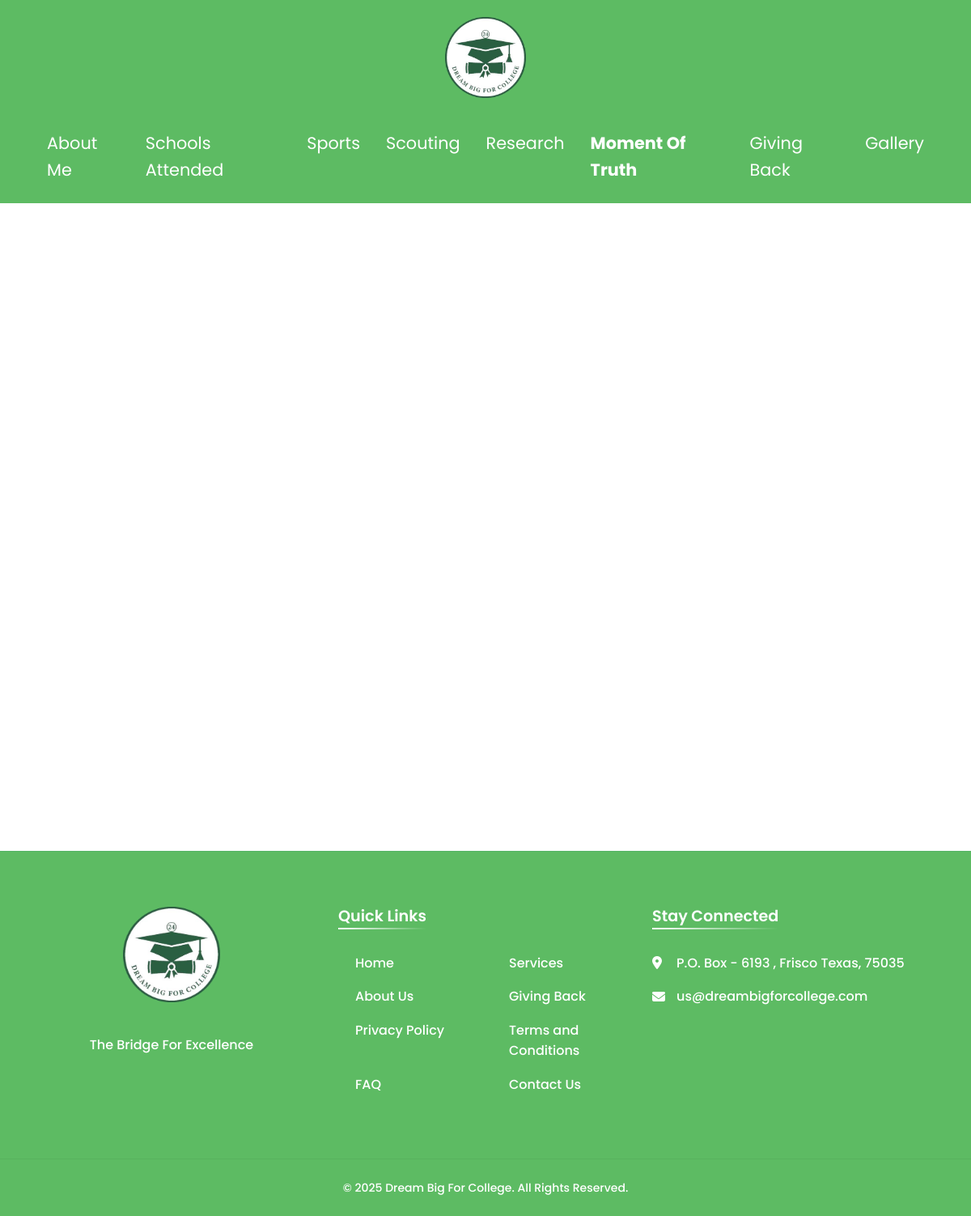
Page /moment_of_truth.php on the earlier database version.
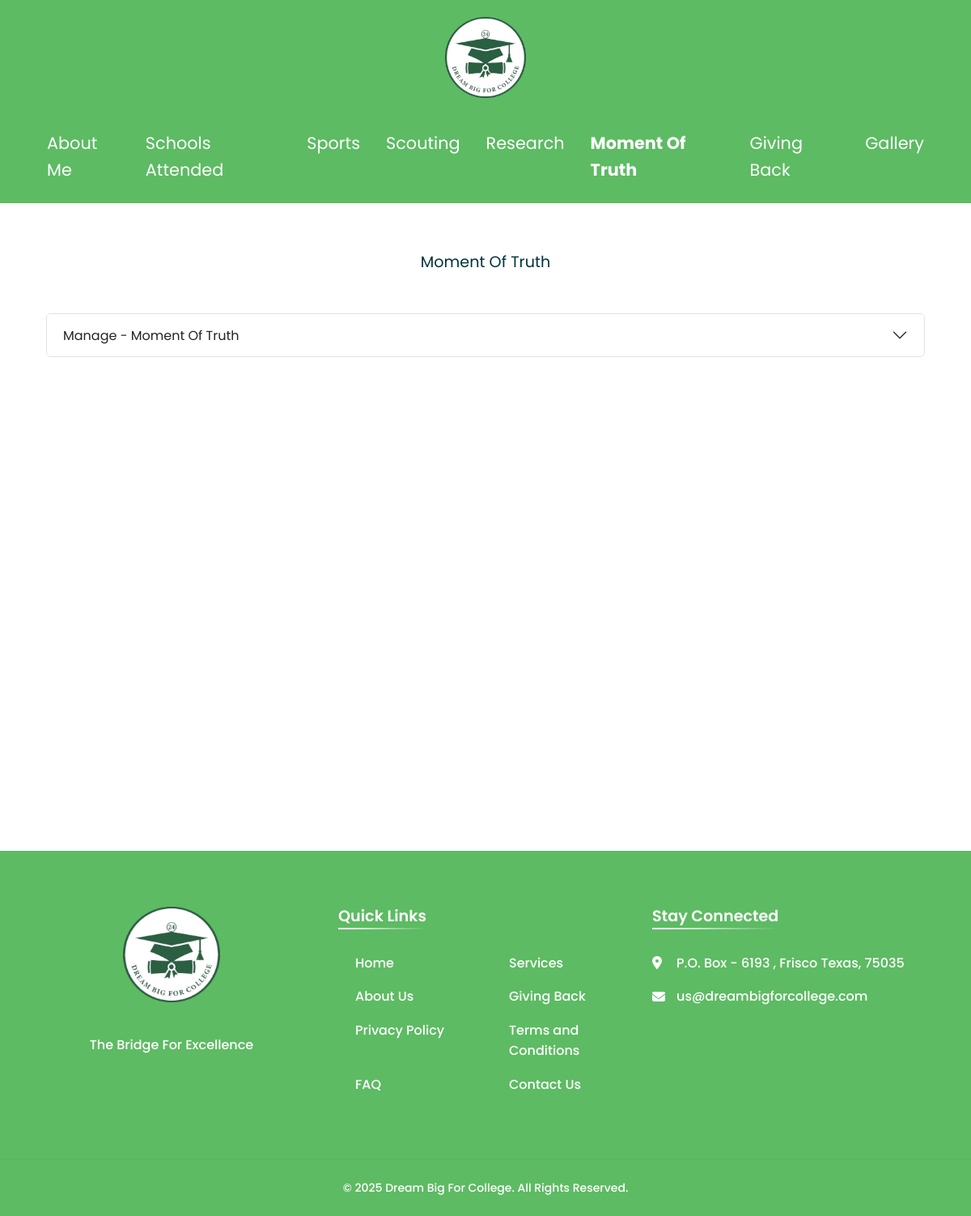
Same page on the later database version.
### tables this page shows
CREATE TABLE `sections` (
  `id` int(11) NOT NULL,
  `page_id` int(11) DEFAULT NULL,
  `slug` varchar(100) DEFAULT NULL,
  `title` varchar(255) DEFAULT NULL,
  `visible` tinyint(1) NOT NULL DEFAULT 1
);

### helper.php (the view, shortened to what this page needs)
<?php
function renderMediaSection($conn, $pageSlug, $sectionId, $sectionSlug, $sectionTitle)
{
    $accordionId = "accordion-" . $sectionSlug;
    $collapseId = "collapse-" . $sectionSlug;
    $headingId = "heading-" . $sectionSlug;
    $isAdminEditing = true;
    echo <<<HTML
    <section id="{$sectionSlug}" class="py-5">
        <div class="container">
            <p class="heading-3 text-center mb-5" data-aos="fade-up" data-aos-easing="linear" data-aos-duration="700">
                {$sectionTitle}
            </p>
HTML;
    if ($isAdminEditing) {
        echo <<<HTML
                <div class="row mb-4">
                    <div class="col-md-12">
                        <div class="accordion" id="{$accordionId}">
                            <div class="accordion-item">
                                <h2 class="accordion-header" id="{$headingId}">
                                    <button class="accordion-button collapsed" type="button"
                                            data-bs-toggle="collapse" data-bs-target="#{$collapseId}"
                                            aria-expanded="false" aria-controls="{$collapseId}">
                                        Manage - {$sectionTitle}
                                    </button>
                                </h2>
                                <div id="{$collapseId}" class="accordion-collapse collapse"
                                     aria-labelledby="{$headingId}" data-bs-parent="#{$accordionId}">
                                    <div class="accordion-body">
    HTML;
        echo <<<HTML
                                    </div>
                                </div>
                            </div>
                        </div>
                    </div>
                </div>
    HTML;
    }
    echo "</div></section>";
}
?>

### moment_of_truth.php (shortened to what this page needs)
<!DOCTYPE html>
<html lang="en">
<head>
    <?php
    include("base/header.php");
    ?>
    <link href="assets/css/about_us.css" rel="stylesheet" type="text/css" />
</head>
<body>
    <div class="container-fluid content-section">
        <div class="all-contents">
            <div class="container content-sections">
                <?php
                $query = "SELECT s.id, s.slug, s.title, p.slug as pageSlug
          FROM sections s
          JOIN pages p ON s.page_id = p.id
          WHERE p.slug = 'moment_of_truth'";
                $result = $conn->query($query);
                while ($row = $result->fetch_assoc()) {
                        renderMediaSection($conn, $row['pageSlug'], $row['id'], $row['slug'], $row['title']);
                }
                ?>
            </div>
        </div>
    </div>
    <?php
    include("base/footer.php");
    ?>
</body>
</html>

### base/header.php (shortened to what this page needs)
<?php
$current_page = basename($_SERVER['PHP_SELF']);
include('helper.php');
?>
<head>
</head>
<link rel="stylesheet" href="https://cdnjs.cloudflare.com/ajax/libs/font-awesome/6.7.2/css/all.min.css"
 />
<link rel="stylesheet" href="assets/css/bootstrap.min.css">
<link rel="stylesheet" href="assets/css/style.css">
<link rel="stylesheet" href="https://cdn.jsdelivr.net/npm/bootstrap-icons@1.11.3/font/bootstrap-icons.min.css">
<link rel="stylesheet" href="assets/css/aos.css">
<link href="assets/css/privacy.css" type="text/css" rel="stylesheet" />
<link href="assets/css/terms_and_conditions.css" type="text/css" rel="stylesheet" />
<link href="assets/css/contact_us.css" type="text/css" rel="stylesheet" />
<nav class="navbar navbar-light bg-green py-3 navbar-expand-md">
    <div class="container flex-column">
        <div class="d-flex justify-content-center w-100 align-items-center position-relative">
            <a class="navbar-brand text-white fs-3 text-center" href="about_us.php">
                <img src="assets/images/dream_big_logo_green.png" height="100" alt="Dream Big Logo" />
            </a>
        </div>
        <div class="collapse navbar-collapse" id="navbarNavDropdown">
            <div class="navbar-collapse justify-content-center mt-3">
                <ul class="navbar-nav">
                    <li
                        class="nav-item mx-2 dropdown about-nav-item <?php echo $current_page == 'about_me.php' ? 'active-link' : ''; ?>">
                        <a class="nav-link" href="#" role="button" data-bs-toggle="dropdown" aria-expanded="false">
                            About Me
                        </a>
                    </li>
                    <li
                        class="nav-item dropdown mx-2 school-nav-item <?php echo $current_page == 'schools.php' ? 'active-link' : ''; ?>">
                        <a class="nav-link" href="#" role="button" data-bs-toggle="dropdown" aria-expanded="false">
                            Schools Attended
                        </a>
                    </li>
                    <li
                        class="nav-item dropdown mx-2 sports-nav-item <?php echo $current_page == 'sports.php' ? 'active-link' : ''; ?>">
                        <a class="nav-link" href="#" role="button" data-bs-toggle="dropdown" aria-expanded="false">
                            Sports
                        </a>
                    </li>
                    <li
                        class="nav-item dropdown mx-2 scouting-nav-item <?php echo $current_page == 'scouting.php' ? 'active-link' : ''; ?>">
                        <a class="nav-link" href="#" role="button" data-bs-toggle="dropdown" aria-expanded="false">
                            Scouting
                        </a>
                    </li>
                    <li class="nav-item mx-2 <?php echo $current_page == 'research.php' ? 'active-link' : ''; ?>">
                        <a class="nav-link" href="research.php">Research</a>
                    </li>
                    <li class="nav-item mx-2 <?php echo $current_page == 'moment_of_truth.php' ? 'active-link' : ''; ?>">
                        <a class="nav-link" href="moment_of_truth.php">Moment Of Truth</a>
                    </li>
                    <li
                        class="nav-item dropdown mx-2 givingback-nav-item <?php echo $current_page == 'givingback.php' ? 'active-link' : ''; ?>">
                        <a class="nav-link" href="#" role="button" data-bs-toggle="dropdown" aria-expanded="false"
                            href="#">Giving Back</a>
                    </li>
                    <li
                        class="nav-item mx-2 dropdown gallery-nav-item <?php echo ($current_page == 'gallery_image.php' || $current_page == 'gallery_video.php') ? 'active-link' : ''; ?>">
                        <a class="nav-link" href="#" role="button" data-bs-toggle="dropdown" aria-expanded="false">
                            Gallery
                        </a>
                    </li>
            </div>
        </div>
    </div>
</nav>

### base/footer.php (shortened to what this page needs)
<footer class="modern-footer pt-5">
  <div class="container footer-content">
    <div class="row g-4 mb-5">
      <div class="col-lg-4 col-md-6">
        <a href="#" class="footer-logo d-block mb-4">
          <img src="assets/images/dream_big_logo_green.png" alt="Logo" class="mb-3 mx-auto" style="max-width: 120px;">
        </a>
        <p class="mb-4 text-center">The Bridge For Excellence</p>
      </div>
      <div class="col-lg-4 col-md-6">
        <h3 class="footer-title">Quick Links</h3>
        <ul class="quick-links">
          <li><a href="home.php" class="footer-link">Home</a></li>
          <li><a href="services.php" class="footer-link">Services</a></li>
          <li><a href="about_us.php" class="footer-link">About Us</a></li>
          <li><a href="givingback.php" class="footer-link">Giving Back</a></li>
          <li><a type="button" data-bs-toggle="modal" data-bs-target="#privacyPolicy" class="footer-link">Privacy
              Policy</a></li>
          <li><a type="button" data-bs-toggle="modal" data-bs-target="#termsAndCondition" class="footer-link">Terms and
              Conditions</a></li>
          <li><a href="faq.php" class="footer-link">FAQ</a></li>
          <li><a type="button" data-bs-toggle="modal" data-bs-target="#contactUs" class="footer-link">Contact Us</a>
          </li>
        </ul>
      </div>
      <div class="col-lg-4 col-md-12">
        <h3 class="footer-title">Stay Connected</h3>
        <ul class="contact-info mb-4">
          <li>
            <i class="fas fa-map-marker-alt"></i>
            <span>
            P.O. Box - 6193 , Frisco Texas, 75035
            </span>
          </li>
          <li>
            <i class="fas fa-envelope"></i>
            <span><a href="mailto:us@dreambigforcollege.com">us@dreambigforcollege.com</a></span>
          </li>
        </ul>
      </div>
    </div>
  </div>
  <div class="footer-bottom">
    <div class="container">
      <div class="row py-4">
        <div class="col-md-12 text-md-center">
          <p class="small mb-0">&copy; <span id="current-year"></span> Dream Big For College. All Rights Reserved.</p>
        </div>
      </div>
    </div>
  </div>
</footer>

### assets/css/style.css (style rules this page uses)
:root { --primary-color: #5dbb63; --secondary-color: #007247; --tertiary-color: #009e8c; --quaternary-color: #e6f4f1; --dark-color: #00353c; --green-variant: #5cd9a4; --light-green-variant: #8de691; }
html { height: 100%; }
.heading-3 { font-size: 1.2em; color: var(--dark-color); text-align: center; margin-bottom: 0.5rem; }
body { min-height: 100%; font-family: 'Poppins', sans-serif; overflow-x: hidden; }
.nav-link { color: white; transition: color 0.3s, transform 0.3s; font-size: 1.2rem; text-transform: capitalize; }
@media (min-width: 1200px) { .nav-link { font-size: 1.3rem; } }
.active-link { font-weight: bold; }
.navbar-brand { font-weight: bold; letter-spacing: 1px; }
.bg-green { background-color: var(--primary-color); }
footer { font-weight: 500; }
.modern-footer { background-color: var(--primary-color); border-top: 1px solid rgba(0, 123, 124, 0.1); position: relative; overflow: hidden; }
.modern-footer p { color: white; }
.modern-footer::before { content: ''; position: absolute; top: 0; left: 0; width: 100%; height: 100%; z-index: 1; }
.footer-content { position: relative; z-index: 2; padding: 20px 0px; }
.footer-logo { font-size: 1.8rem; font-weight: 700; color: var(--dark-color); text-decoration: none; text-align: center; }
.footer-title { color: white; font-weight: 600; font-size: 1.2rem; margin-bottom: 1.5rem; position: relative; display: inline-block; }
.footer-title::after { content: ''; position: absolute; left: 0; bottom: -5px; width: 100%; height: 2px; background: linear-gradient(90deg, white, transparent); }
.contact-info { list-style: none; padding: 0; }
.contact-info li { margin-bottom: 1rem; display: flex; align-items: center; gap: 10px; }
.contact-info i { color: white; width: 20px; }
.contact-info span { color: white; }
.contact-info span a { color: white; text-decoration: none; }
.quick-links { display: grid; grid-template-columns: repeat(2, 1fr); gap: 1rem; padding: 0; list-style: none; }
.quick-links a { color: white; text-decoration: none; transition: all 0.3s ease; display: flex; align-items: center; gap: 5px; }
.quick-links a::before { content: '→'; opacity: 0; transition: all 0.3s ease; }
.footer-bottom { background: var(--primary-color); border-top: 1px solid rgba(0, 0, 0, 0.05); }
.footer-bottom p { margin: 0; color: white; }
.navbar .navbar-brand { display: block; margin: 0 auto; }
.navbar .navbar-nav { flex-direction: row; }
.school-nav-item { display: inline-block; position: relative; }
.content-section { min-height: 100vh; margin: 0; font-family: 'Poppins', sans-serif; overflow-x: hidden; overflow-y: hidden; position: relative; z-index: 0; }
.content-section::before { content: ''; position: absolute; top: 0; left: 0; width: 100%; height: 100%; z-index: 1; pointer-events: none; }
.all-contents { position: relative; z-index: 2; color: var(--dark-color); }
section { border-radius: 10px; }

### assets/css/privacy.css (style rules this page uses)
body { line-height: 1.6; }
h1, h2, h3 { color: #333; text-align: center; }
p { margin-bottom: 15px; }
ul { margin: 10px 0; padding-left: 20px; }
a { color: black; text-decoration: none; }

### assets/css/about_us.css (style rules this page uses)
.text-center { text-align: center; }
.content-sections { padding: 10px 15px; }

Differences in the rows shown:
added sections: title "Moment Of Truth"
